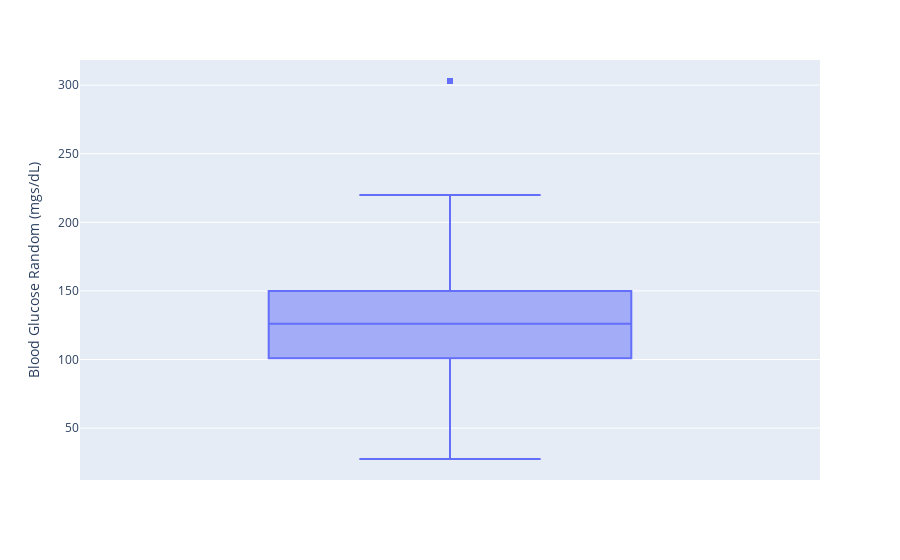

Here is the notebook cell this chart was saved with:
### Code cell
fig1 = px.box(df['Blood Glucose Random (mgs/dL)'],y='Blood Glucose Random (mgs/dL)')
fig1.show()

### Figure 1 — Plotly figure (JSON) as saved in the notebook; plotly's stock layout.template omitted (floating-point values rounded to 4 significant figures; data arrays with more than 128 entries replaced by an {"elided": "..."} marker saying what was removed)
{"data": [{"alignmentgroup": "True", "hovertemplate": "Blood Glucose Random (mgs/dL)=%{y}<extra></extra>", "legendgroup": "", "marker": {"color": "#636efa"}, "name": "", "notched": false, "offsetgroup": "", "orientation": "v", "showlegend": false, "type": "box", "x0": " ", "xaxis": "x", "y": {"elided": "400 float values"}, "y0": " ", "yaxis": "y"}], "layout": {"boxmode": "group", "legend": {"tracegroupgap": 0}, "margin": {"t": 60}, "xaxis": {"anchor": "y", "domain": [0, 1]}, "yaxis": {"anchor": "x", "domain": [0, 1], "title": {"text": "Blood Glucose Random (mgs/dL)"}}}}
